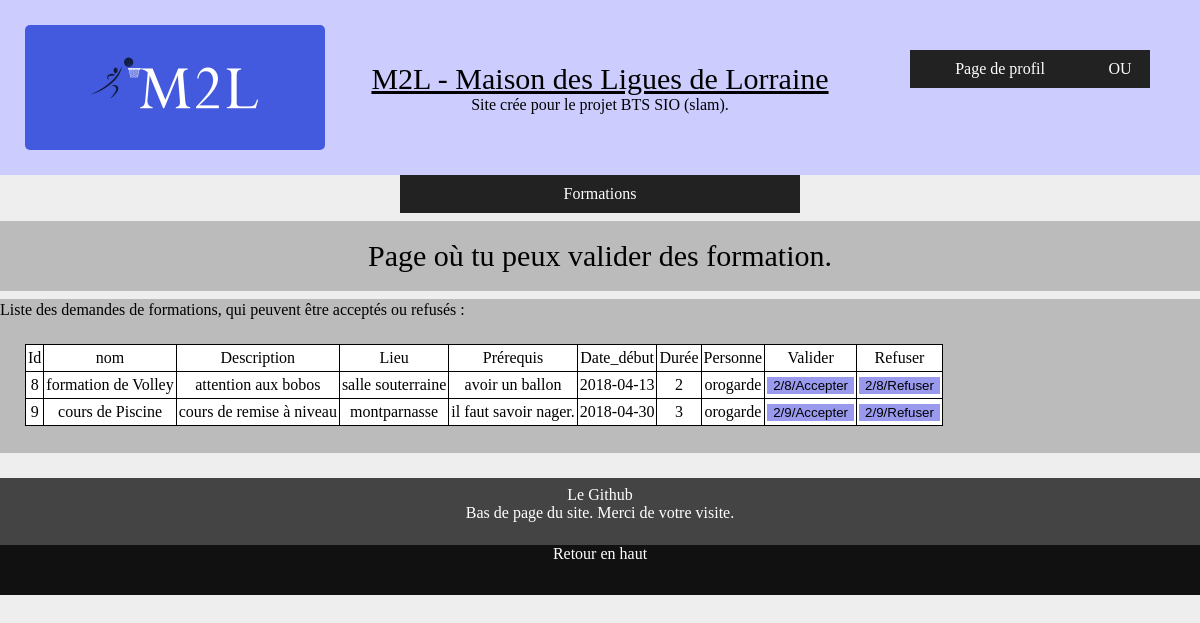
Page /views/fenattente.php (signed in) on the committed database.
### tables this page shows
CREATE TABLE IF NOT EXISTS `formation` (
  `F_id` int(10) NOT NULL AUTO_INCREMENT,
  `F_nom` varchar(25) NOT NULL,
  `F_description` varchar(25) NOT NULL,
  `F_lieu` varchar(25) NOT NULL,
  `F_prerequis` varchar(25) NOT NULL,
  `F_date_debut` date NOT NULL,
  `F_duree` int(10) NOT NULL,
  `F_credits` int(10) NOT NULL,
  PRIMARY KEY (`F_id`)
);

CREATE TABLE IF NOT EXISTS `employe` (
  `E_id` int(11) NOT NULL AUTO_INCREMENT,
  `E_nom` varchar(50) NOT NULL,
  `E_prenom` varchar(50) NOT NULL,
  `E_login` varchar(20) NOT NULL,
  `E_mdp` varchar(20) NOT NULL,
  `E_credits` int(10) NOT NULL,
  `E_date` date NOT NULL,
  `E_statut` varchar(20) NOT NULL,
  PRIMARY KEY (`E_id`)
);

### lib/connexion.lib.php (called while the page is built, shortened)
<?php
function connexion() {
	$host = "localhost";
	$dbname = "dbpjr";
	$utilisateur = "root";
	$mdp = "";
	$pdo = new PDO('mysql:host='.$host.';dbname='.$dbname, $utilisateur, $mdp,array(PDO::MYSQL_ATTR_INIT_COMMAND => 'SET NAMES utf8')) or die ("Prob connexion server");
	return $pdo;
}
function reqPolyvalente($requete) {
    $dbh = connexion();
    $prep=$dbh->prepare($requete);
    $resultat=$prep->execute(array());
    $resultat=$prep->fetchAll();
    return $resultat;
}
?>

### lib/fonction.lib.php (the view, shortened to what this page needs)
<?php
include_once 'connexion.lib.php';
    ?>
    ?> <table> <?php
function allFormationAttente() {
    $tabAllForm = reqPolyvalente("SELECT F_id, F_nom, F_description, F_lieu, F_prerequis, F_date_debut, F_duree, E_login, E_id FROM formation INNER JOIN inscrits ON formation.F_id = inscrits.formation_F_id INNER JOIN employe ON employe.E_id = inscrits.employe_E_id WHERE I_statut = '1';");
    ?>
    <form action="profil.php" method="post">
    <table class="TAB_table">
        <tr>
            <th>Id</th>
            <th>nom</th>
            <th>Description</th>
            <th>Lieu</th>
            <th>Prérequis</th>
            <th>Date_début</th>
            <th>Durée</th>
            <th>Personne</th>
            <th>Valider</th>
            <th>Refuser</th>
        </tr>
    <?php
    foreach($tabAllForm as $line) {
        $no_id = $line['F_id'];
        ?>
        <tr>
            <td><?php echo $no_id; ?></td>
            <td><?php echo $line['F_nom']; ?></td>
            <td><?php echo $line['F_description']; ?></td>
            <td><?php echo $line['F_lieu']; ?></td>
            <td><?php echo $line['F_prerequis']; ?></td>
            <td><?php echo $line['F_date_debut']; ?></td>
            <td><?php echo $line['F_duree']; ?></td>
            <td><?php echo $line['E_login']; ?></td>
            <td><input class="TAB_submit" name="Accepter" type="submit" value="<?php echo $line['E_id'];?>/<?php echo $no_id;?>/Accepter"></td>
            <td><input class="TAB_submit" name="Refuser" type="submit" value="<?php echo $line['E_id'];?>/<?php echo $no_id;?>/Refuser"></td>
        </tr>
        <?php
    }
    ?> </table> </form>
    <?php
}
    ?>

### views/fenattente.php (shortened to what this page needs)
<?php
include_once "../lib/fonction.lib.php";
?>
<!DOCTYPEhtml>
<html lang="en">
<head>
    <link rel="stylesheet" href="../style/main.style.css" />
    <link rel="stylesheet" href="../style/header.style.css" />
    <link rel="stylesheet" href="../style/nav.style.css" />
    <link rel="stylesheet" href="../style/footer.style.css" />
</head>
<body>
    <div id="conteneur">
        <?php include '../inc/header.inc.php'; ?>
        <?php include '../inc/nav.inc.php'; ?>
        <section>
            <div class="SE1_titre">Page où tu peux valider des formation.</div>
        </section>
        <section>
            <div>Liste des demandes de formations, qui peuvent être acceptés ou refusés : </div>
            <?php allFormationAttente(); ?>
        </section>
        <?php include '../inc/footer.inc.php'; ?>
    </div>
</body>
</html>

### inc/header.inc.php (shortened to what this page needs)
<header>
    <div class="HEL_cont-logo">
        <img id="HEL_logo" src="../doc/M2llogo.jpg" alt="Magnifique logo">
    </div>
    <div class="HET_cont-titre">
        <h1>M2L - Maison des Ligues de Lorraine</h1>
        Site crée pour le projet BTS SIO (slam).
    </div>
<?php
    if(isset($_SESSION['login'])) {
?>
        <div class="HEC_cont-carre">
            <div class="HEC_carre">
                <a class="HEC_lien" href="../views/profil.php">Page de profil</a>
                <div class="HEC_drop-cont">
                    <span>OU</span>
                </div>
            </div>
        </div>
<?php
    }
?>
</header>

### inc/nav.inc.php (shortened to what this page needs)
<nav>
    <div class="NA1_cont-drop">
        <a class="NA1_lien" href="../views/formation.php">Formations</a>
    </div>
</nav>

### inc/footer.inc.php
<footer>
    <div class="FOT_cont-text">
        <a class="FOT_lien" href="https://github.com/Ely1994/Try8.git">Le Github</a>
        <p class="FOT_text">Bas de page du site. Merci de votre visite.</p>
    </div>
    <div class="FOL_cont-lien">
        <a class="FOL_lien" href="#">Retour en haut</a>
    </div>
</footer>

### style/main.style.css (style rules this page uses)
html, body, div, span, applet, object, iframe, h1, h2, h3, h4, h5, h6, p, blockquote, pre, a, abbr, acronym, address, big, cite, code, del, dfn, em, img, ins, kbd, q, s, samp, small, strike, strong, sub, sup, tt, var, b, u, i, center, dl, dt, dd, ol, ul, li, fieldset, form, label, legend, table, caption, tbody, tfoot, thead, tr, th, td, article, aside, canvas, details, embed, figure, figcaption, footer, header, hgroup, menu, nav, output, ruby, section, summary, time, mark, audio, video { margin: 0; padding: 0; border: 0; font-size: 100%; font: inherit; vertical-align: baseline; }
body { background-color: #eee; font-size: 16px; }
h1 { font-size: 30px; font-style: underline; }
section { width: 100%; margin: 8px 0px; padding: 2px 0px; color: black; background-color: #bbb; }
.SE1_titre { font-size: 30px; font-style: underline; text-align: center; padding: 16px 0px; }
table, th, td { border: 1px solid black; padding: 4px 2px; text-align: center; }
.TAB_table { border-collapse: collapse; background-color: #fff; margin: 25px; }
.TAB_submit { background-color: #99e; border: none; }

### style/header.style.css (style rules this page uses)
.HEL_cont-logo { display: inline-block; -webkit-box-sizing: border-box; -moz-box-sizing: border-box; box-sizing: border-box; width: 350px; padding: 25px; max-height: 100%; text-align: center; vertical-align: middle; font-size: 16px; }
#HEL_logo { display: block; max-height: auto; max-width: 100%; border-radius: 5px; cursor: pointer; transition: 0.3s; }
.HET_cont-titre { display: inline-block; -webkit-box-sizing: border-box; -moz-box-sizing: border-box; box-sizing: border-box; width: calc( 100% - 700px); word-wrap: break-word; margin-left: auto; margin-right: auto; text-align: center; vertical-align: middle; font-size: 16px; }
.HET_cont-titre h1 { font-size: 30px; text-decoration: underline; }
.HEC_cont-carre { display: inline-block; -webkit-box-sizing: border-box; -moz-box-sizing: border-box; box-sizing: border-box; width: 350px; height: auto; padding: 50px; text-align: center; vertical-align: top; font-size: 16px; }
.HEC_carre { float: right; font-size: 0px; }
.HEC_lien { display: inline-block; position: relative; -webkit-box-sizing: border-box; -moz-box-sizing: border-box; box-sizing: border-box; background-color: #222; color: #fff; text-decoration: none; font-size: 16px; padding: 10px 0px; width: 180px; }
.HEC_drop-cont { display: inline-block; position: relative; -webkit-box-sizing: border-box; -moz-box-sizing: border-box; box-sizing: border-box; background-color: #222; color: #fff; text-decoration: none; font-size: 16px; padding: 10px 0px; width: 60px; }

### style/nav.style.css (style rules this page uses)
nav { position: -webkit-sticky; position: sticky; top: 0px; height: auto; font-size: 0px; text-align: center; }
.NA1_cont-drop, .NA2_cont-drop, .NAA_cont-drop { display: inline-block; -webkit-box-sizing: border-box; -moz-box-sizing: border-box; box-sizing: border-box; font-size: 16px; width: 33.333%; position: relative; padding: 0px; }
.NA1_cont-drop a, .NA2_cont-drop a, .NAA_cont-drop a { -webkit-box-sizing: border-box; -moz-box-sizing: border-box; box-sizing: border-box; width: 100%; padding: 10px 10px; text-decoration: none; }
.NA1_lien, .NA2_lien, .NAA_lien { display: inline-block; background-color: #222; color: white; padding: 12px 0px; font-size: 16px; }

### style/footer.style.css (style rules this page uses)
footer { background-color: #444; text-align: center; margin-top: 25px; }
.FOT_cont-text { padding: 8px 0px; background-color: #444; color: white; }
.FOT_lien { text-decoration: none; color: white; }
.FOL_cont-lien { margin-top: 15px; background-color: #111; height: 50px; vertical-align: middle; }
.FOL_lien { text-decoration: none; color: white; }

### rows in the picture
formation: F_id "8", F_nom "formation de Volley", F_description "attention aux bobos", F_lieu "salle souterraine", F_prerequis "avoir un ballon", F_date_debut "2018-04-13", F_duree "2", employe.E_login "orogarde", Accepter "2/8/Accepter", Refuser "2/8/Refuser"
formation: F_id "9", F_nom "cours de Piscine", F_description "cours de remise à niveau", F_lieu "montparnasse", F_prerequis "il faut savoir nager.", F_date_debut "2018-04-30", F_duree "3", employe.E_login "orogarde", Accepter "2/9/Accepter", Refuser "2/9/Refuser"
